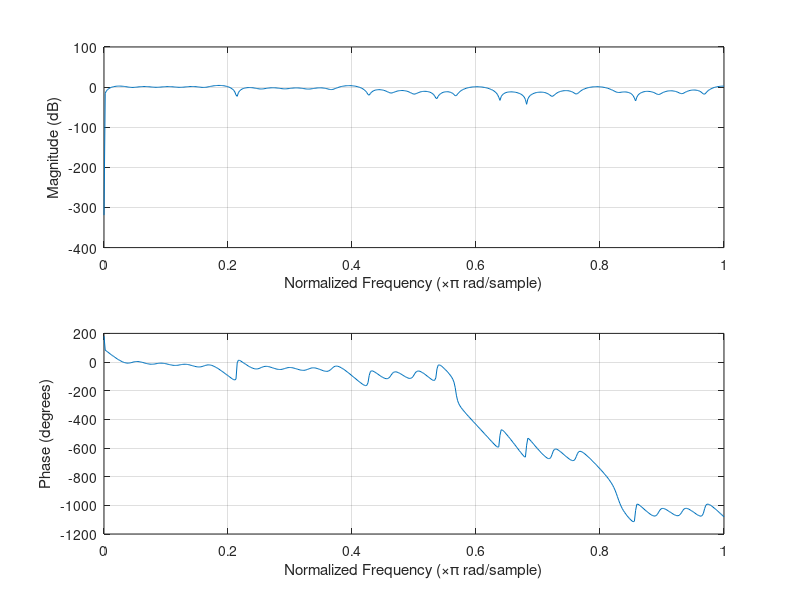
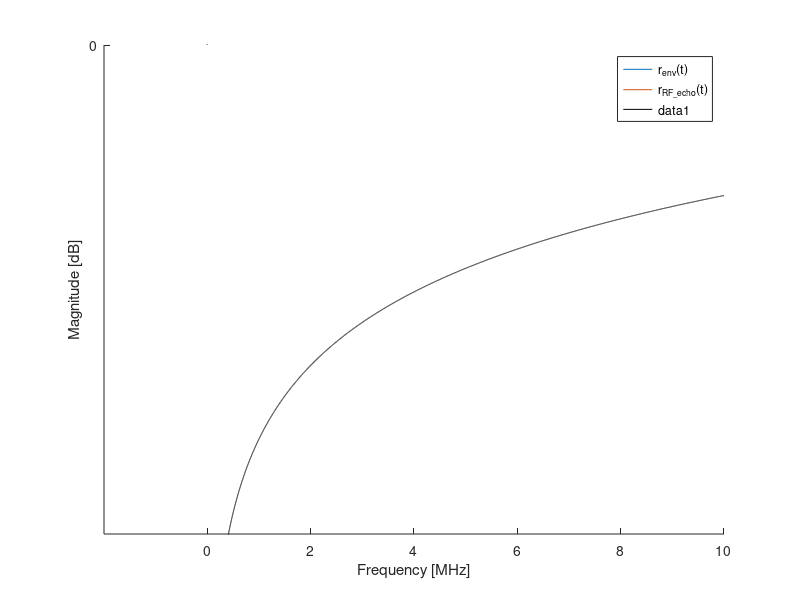
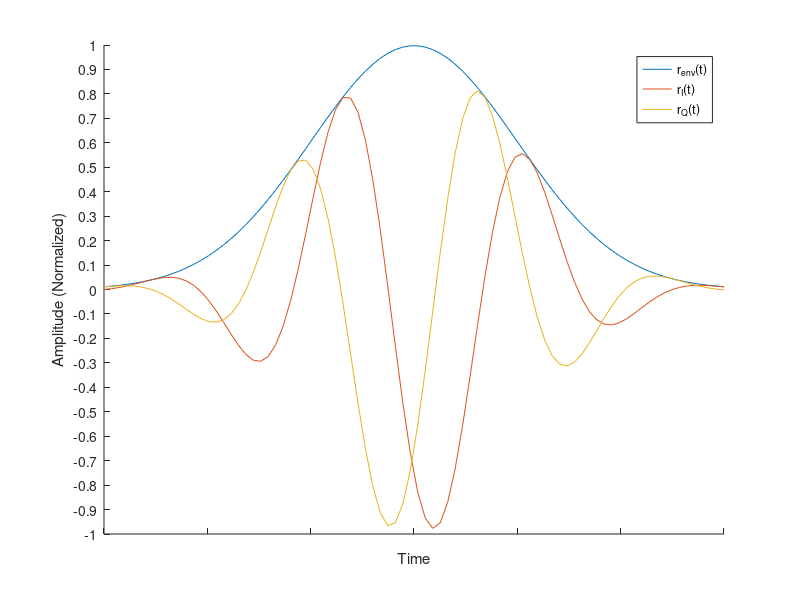

Reproduce these figures in MATLAB, in order.
fprf = 1000/6;
Tprf = 1/fprf;
frame_skip = 1;
frame_rate = fprf/frame_skip;
T = 1/frame_rate;
f_nyquist = frame_rate/2;
f0 = 5*10^6;
c = 1540;
%% Filter
N = 5;
N_skip = 10;
b = zeros(1,N*N_skip);
for i = N_skip:N_skip:N*N_skip
   b(i) = 1/N; 
end
b = [1 -b];

[h,w] = freqz(b,1,512);
figure(1);
freqz(b)

%% Input
dr_lateral = 10*10^(-6);
MB_size_metric = 0.5*10^(-3);
MB_size = MB_size_metric/dr_lateral;

v = 1*10^(-3);

t_pix = dr_lateral/v;
t_total = t_pix*MB_size;

r_length = ceil(t_total/T);
r_index = linspace(-3,3,r_length);

r_gaus = normpdf(r_index,0,1);

r_sin_I = sin(2*pi*2*v/c*f0*linspace(0,r_length*T,r_length));
r_sin_Q = sin(2*pi*2*v/c*f0*linspace(0,r_length*T,r_length)+pi/2);


r_in = sqrt((r_gaus.*r_sin_I).^2+(r_gaus.*r_sin_Q).^2);
r_in_I = r_gaus.*r_sin_I;
r_in_Q = r_gaus.*r_sin_Q;
% Output;
r_echo_env = abs(filter(b,1,r_in));
r_filter_I = filter(b,1,r_in_I);
r_filter_Q = filter(b,1,r_in_Q);
r_echo_IQ = sqrt((r_filter_I).^2+(r_filter_Q).^2);

figure(1); clf;
hold on
plot(r_index,r_in);
plot(r_index,r_echo_env);
legend('r_{env}(t)', 'r_{env\_echo}(t)');
set(gca,'Xtick',linspace(-3,3,7)); 
set(gca, 'XTickLabel',' ' );
set(gca,'Ytick',linspace(0,0.45,12));
set(gca, 'YTickLabel',linspace(0,1.1,12));
xlabel('Time');
ylabel('Amplitude (Normalized)');
ylim([0 0.45]);


figure(2); clf;
hold on
plot(r_index,r_in);
plot(r_index,r_echo_IQ);
legend('r_{env}(t)', 'r_{RF\_echo}(t)');
set(gca,'Xtick',linspace(-3,3,7)); 
set(gca, 'XTickLabel',' ' );
set(gca,'Ytick',linspace(0,0.45,12));
set(gca, 'YTickLabel',linspace(0,1.1,12));
xlabel('Time');
ylabel('Amplitude (Normalized)');
ylim([0 0.45]);

figure(3); clf;
hold on

plot(r_index,r_in);
plot(r_index,r_in_I);
plot(r_index,r_in_Q);
legend('r_{env}(t)', 'r_{I}(t)','r_{Q}(t)');
set(gca,'Xtick',linspace(-3,3,7)); 
set(gca, 'XTickLabel',' ' );
set(gca,'Ytick',linspace(-0.4,0.4,21));
set(gca, 'YTickLabel',linspace(-1,1,21));
xlabel('Time');
ylabel('Amplitude (Normalized)');


%% Filter f0
fsh = c/(2*v)*1/T;
%fsh = c/(2*1)*3200;
N = 1;
N_skip = 1;
b = zeros(1,N);
for i = 1:N
   b(i) = i*N_skip;
end
b = [0 -b];
b = diag(b);
f = repmat(linspace(0,10*10^6,10000)',1,size(b,2));
b = sum(exp(-j*2*pi*(f*b)/fsh)*diag([1/2 -1/2*ones(1,size(b,1)-1)]),2)';
hf = figure(2);
hl = plot(f(:,1),20*log10(abs(b)));
ha = gca;
set(hl,'color','black');
xlabel('Frequency [MHz]'); ylabel('Magnitude [dB]');
set(gca,'Xtick',linspace(0,10*10^6,6))
set(gca, 'XTickLabel',linspace(0,10,6))
ylim([-40 0]);
%set(gca,'Ytick',linspace(0,684,6))
%set(gca, 'YTickLabel',{'0', '6.8', '13.7','20.5','27.36','35.1'})
%b = 1/2*(1-z^(1*2*(1/3200)/1540))

%% Filter contrast
n_bck_grnd = 5;
n_bck_grnd_skip = 10;
b_back = zeros(1,n_bck_grnd*n_bck_grnd_skip);
for i = n_bck_grnd_skip:n_bck_grnd_skip:n_bck_grnd*n_bck_grnd_skip
   b_back(i) = 1/n_bck_grnd; 
end
b_back = [-b_back];

n_fore_grnd = 3;
b_fore = zeros(1,n_fore_grnd);
for i = 1:n_fore_grnd
   b_fore(i) = 1/n_fore_grnd; 
end
b = b_back;
b(1:size(b_fore,2)) = b_fore;


[h,w] = freqz(b,1,512);
figure(1);
freqz(b,1,512)


